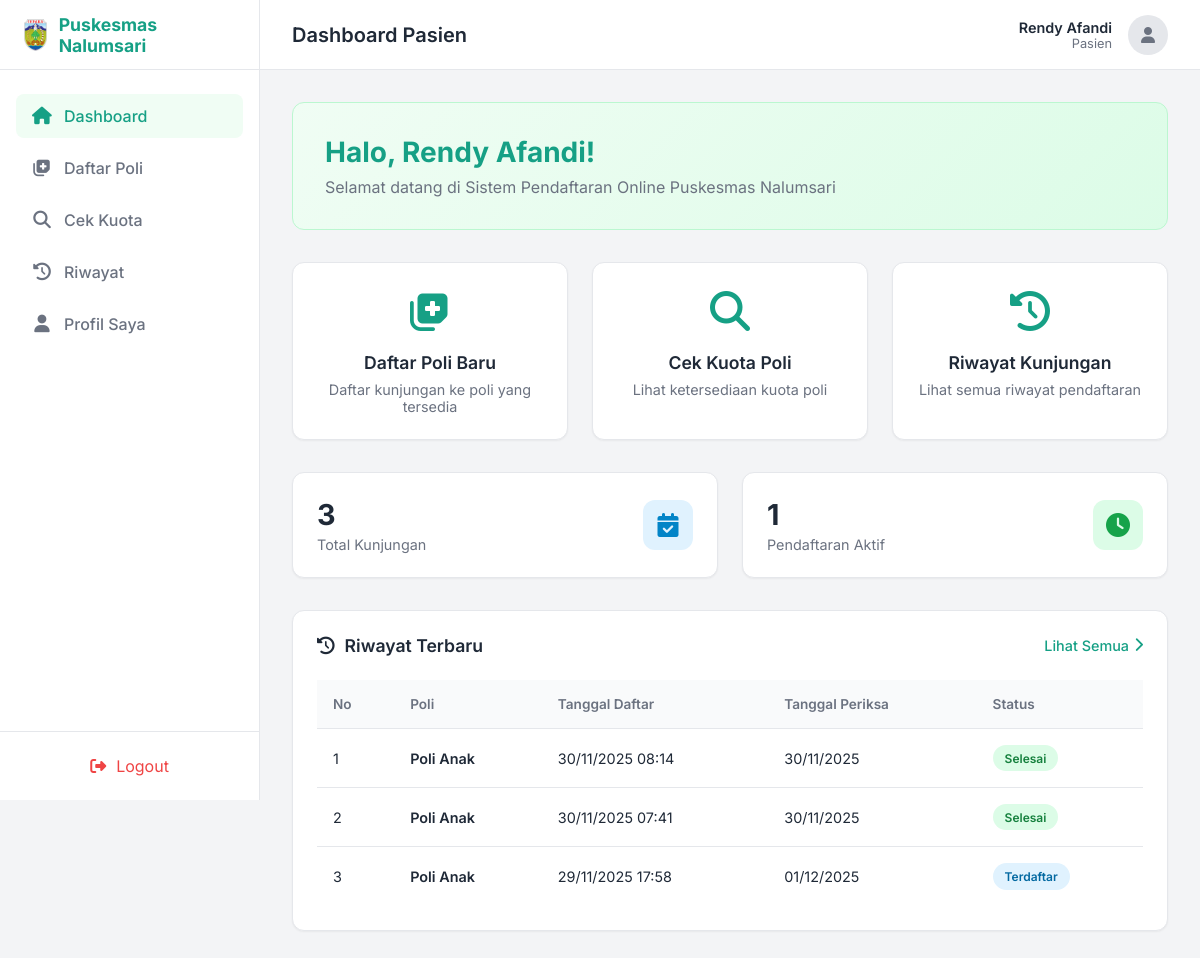
The app's page /pasien/dashboard.php (signed in) with its own data.
### tables this page shows
CREATE TABLE `pasien` (
  `id` int NOT NULL,
  `nama_lengkap` varchar(100) NOT NULL,
  `no_hp` varchar(15) NOT NULL,
  `email` varchar(100) NOT NULL,
  `alamat` text NOT NULL,
  `nik` varchar(16) NOT NULL,
  `jenis_kelamin` enum('L','P') NOT NULL,
  `password` varchar(32) NOT NULL,
  `created_at` timestamp NULL DEFAULT CURRENT_TIMESTAMP
);

CREATE TABLE `pendaftaran` (
  `id` int NOT NULL,
  `id_pasien` int NOT NULL,
  `id_poli` int NOT NULL,
  `tanggal_daftar` datetime NOT NULL,
  `tanggal_periksa` date NOT NULL,
  `status` enum('terdaftar','selesai','tidak hadir') DEFAULT 'terdaftar',
  `catatan` text
);

CREATE TABLE `poli` (
  `id` int NOT NULL,
  `nama_poli` varchar(50) NOT NULL,
  `keterangan` text,
  `created_at` timestamp NULL DEFAULT CURRENT_TIMESTAMP
);

### pasien/dashboard.php (the view, shortened to what this page needs)
<?php
include '../config/database.php';
$user_id = $_SESSION['user_id'];
$pasien_query = "SELECT * FROM pasien WHERE id = $user_id";
$pasien_result = mysqli_query($conn, $pasien_query);
$pasien = mysqli_fetch_assoc($pasien_result);
$total_pendaftaran_query = "SELECT COUNT(*) as total FROM pendaftaran WHERE id_pasien = $user_id";
$total_pendaftaran_result = mysqli_query($conn, $total_pendaftaran_query);
$total_pendaftaran = mysqli_fetch_assoc($total_pendaftaran_result)['total'];
$pendaftaran_aktif_query = "SELECT COUNT(*) as total FROM pendaftaran
                           WHERE id_pasien = $user_id
                           AND (tanggal_periksa >= CURDATE() OR status = 'terdaftar')";
$pendaftaran_aktif_result = mysqli_query($conn, $pendaftaran_aktif_query);
$pendaftaran_aktif = mysqli_fetch_assoc($pendaftaran_aktif_result)['total'];
$riwayat_query = "SELECT p.nama_poli, d.tanggal_daftar, d.tanggal_periksa, d.status
                 FROM pendaftaran d
                 JOIN poli p ON d.id_poli = p.id
                 WHERE d.id_pasien = $user_id
                 ORDER BY d.tanggal_daftar DESC
                 LIMIT 5";
$riwayat_result = mysqli_query($conn, $riwayat_query);
?>
<!DOCTYPE html>
<html lang="id">
<head>
    <link rel="stylesheet" href="https://cdnjs.cloudflare.com/ajax/libs/font-awesome/6.4.0/css/all.min.css">
</head>
<body>
    <nav class="sidebar" id="sidebar">
        <div class="sidebar-header">
            <a href="dashboard.php" class="logo">
                <img src="../assets/images/logo.png" alt="Logo">
                <span>Puskesmas Nalumsari</span>
            </a>
        </div>
        <ul class="nav-menu">
            <li class="nav-item">
                <a href="dashboard.php" class="nav-link active">
                    <i class="fas fa-home"></i>
                    <span>Dashboard</span>
                </a>
            </li>
            <li class="nav-item">
                <a href="daftar_poli.php" class="nav-link">
                    <i class="fas fa-notes-medical"></i>
                    <span>Daftar Poli</span>
                </a>
            </li>
            <li class="nav-item">
                <a href="check_kuota.php" class="nav-link">
                    <i class="fas fa-search"></i>
                    <span>Cek Kuota</span>
                </a>
            </li>
            <li class="nav-item">
                <a href="riwayat.php" class="nav-link">
                    <i class="fas fa-history"></i>
                    <span>Riwayat</span>
                </a>
            </li>
            <li class="nav-item">
                <a href="profil.php" class="nav-link">
                    <i class="fas fa-user"></i>
                    <span>Profil Saya</span>
                </a>
            </li>
        </ul>
        <div class="sidebar-footer">
            <a href="../auth/logout.php" class="btn-logout" style="display:flex; align-items:center; gap:10px; width:100%; justify-content:center;">
                <i class="fas fa-sign-out-alt"></i> Logout
            </a>
        </div>
    </nav>
    <main class="main-content">
        <header class="top-header">
            <div style="display: flex; align-items: center; gap: 15px;">
                <h2 class="page-title">Dashboard Pasien</h2>
            </div>
            <div class="user-profile">
                <div class="user-info">
                    <div class="user-name"><?php echo htmlspecialchars($pasien['nama_lengkap']); ?></div>
                    <div class="user-role">Pasien</div>
                </div>
                <div style="background: #e5e7eb; width: 40px; height: 40px; border-radius: 50%; display: flex; align-items: center; justify-content: center; color: #6b7280;">
                    <i class="fas fa-user"></i>
                </div>
            </div>
        </header>
        <div class="content-wrapper">
            <div class="welcome-section">
                <h1 class="welcome-title">Halo, <?php echo htmlspecialchars($pasien['nama_lengkap']); ?>!</h1>
                <p class="welcome-subtitle">Selamat datang di Sistem Pendaftaran Online Puskesmas Nalumsari</p>
            </div>
            <div class="quick-actions">
                <a href="daftar_poli.php" class="action-card">
                    <div class="action-icon">
                        <i class="fas fa-notes-medical"></i>
                    </div>
                    <div class="action-title">Daftar Poli Baru</div>
                    <div class="action-description">Daftar kunjungan ke poli yang tersedia</div>
                </a>
                <a href="check_kuota.php" class="action-card">
                    <div class="action-icon">
                        <i class="fas fa-search"></i>
                    </div>
                    <div class="action-title">Cek Kuota Poli</div>
                    <div class="action-description">Lihat ketersediaan kuota poli</div>
                </a>
                <a href="riwayat.php" class="action-card">
                    <div class="action-icon">
                        <i class="fas fa-history"></i>
                    </div>
                    <div class="action-title">Riwayat Kunjungan</div>
                    <div class="action-description">Lihat semua riwayat pendaftaran</div>
                </a>
            </div>
            <div class="stats-grid">
                <div class="stat-card">
                    <div class="stat-info">
                        <h3><?php echo $total_pendaftaran; ?></h3>
                        <p>Total Kunjungan</p>
                    </div>
                    <div class="stat-icon-bg bg-blue-light">
                        <i class="fas fa-calendar-check"></i>
                    </div>
                </div>
                <div class="stat-card">
                    <div class="stat-info">
                        <h3><?php echo $pendaftaran_aktif; ?></h3>
                        <p>Pendaftaran Aktif</p>
                    </div>
                    <div class="stat-icon-bg bg-green-light">
                        <i class="fas fa-clock"></i>
                    </div>
                </div>
            </div>
            <div class="card-box">
                <div class="card-header">
                    <h3 class="card-title">
                        <i class="fas fa-history"></i>
                        Riwayat Terbaru
                    </h3>
                    <a href="riwayat.php" class="btn-view-all">
                        Lihat Semua <i class="fas fa-chevron-right"></i>
                    </a>
                </div>
                <div class="table-responsive">
                    <table>
                        <thead>
                            <tr>
                                <th>No</th>
                                <th>Poli</th>
                                <th>Tanggal Daftar</th>
                                <th>Tanggal Periksa</th>
                                <th>Status</th>
                            </tr>
                        </thead>
                        <tbody>
                            <?php
                            $no = 1;
                            if (mysqli_num_rows($riwayat_result) > 0) {
                                mysqli_data_seek($riwayat_result, 0);
                                while ($riwayat = mysqli_fetch_assoc($riwayat_result)) {
                                    $status_class = 'badge-' . str_replace(' ', '', $riwayat['status']);
                                    echo "<tr>
                                            <td>$no</td>
                                            <td>
                                                <div style='font-weight:600;'>{$riwayat['nama_poli']}</div>
                                            </td>
                                            <td>" . date('d/m/Y H:i', strtotime($riwayat['tanggal_daftar'])) . "</td>
                                            <td>" . date('d/m/Y', strtotime($riwayat['tanggal_periksa'])) . "</td>
                                            <td><span class='badge $status_class'>" . ucfirst($riwayat['status']) . "</span></td>
                                          </tr>";
                                    $no++;
                                }
                            }
                            ?>
                        </tbody>
                    </table>
                </div>
            </div>
        </div>
    </main>
</body>
</html>

### records on screen
pasien: nama_lengkap "Rendy Afandi"
pendaftaran: id_poli.nama_poli "Poli Anak", tanggal_daftar "30/11/2025 08:14", tanggal_periksa "30/11/2025", status "Selesai"
pendaftaran: id_poli.nama_poli "Poli Anak", tanggal_daftar "30/11/2025 07:41", tanggal_periksa "30/11/2025", status "Selesai"
pendaftaran: id_poli.nama_poli "Poli Anak", tanggal_daftar "29/11/2025 17:58", tanggal_periksa "01/12/2025", status "Terdaftar"

### other values on screen
$total_pendaftaran "3"
$pendaftaran_aktif "1"
